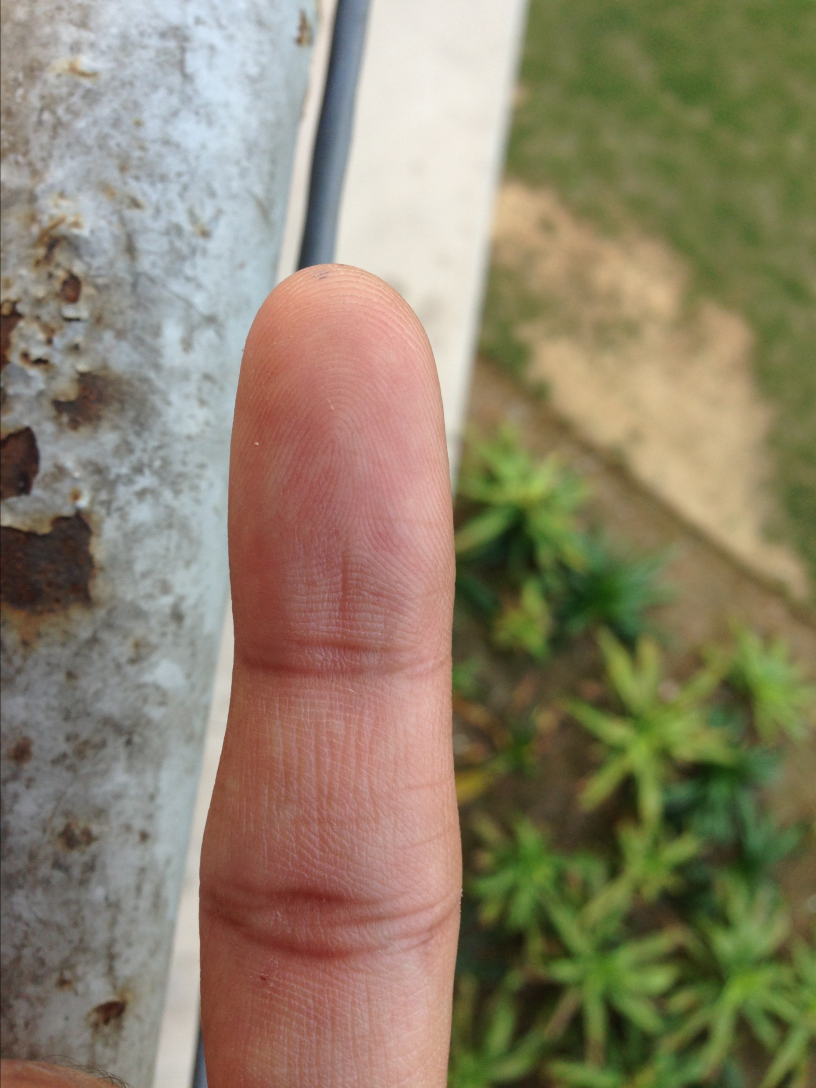
#> input picture data/raw/samples/1_o_1_n_1.jpg, 2448 x 3264 px (shown at 1/3 size)
$ jupyter execute --allow-errors 02_rl_sematic_segmentation_unet297.ipynb   (shell and % lines are left out)   (older library calls are emulated)
#> lines starting #> are read from the running program, lines starting #| are printed output that depends on the picture
# MoBioFP - Semantic Segmentation (U-Net)

## Set Environment Variables

## Import Python Libraries

[cell 1]
import cv2
import os
import math
import imutils
import numpy as np
import matplotlib.pyplot as plt
import matplotlib.patches as patches
import fingerprint_enhancer
import fingerprint_feature_extractor

from rembg import remove
# from google.colab import drive
from keras.models import Model
from keras.layers import (
    Input,
    Conv2D,
    MaxPooling2D,
    concatenate,
    Conv2DTranspose,
    BatchNormalization,
    Activation,
    Dropout,
)

## Global Costants

[cell 2]
DATA_DIR = "../data"
PROCESSED_DIR = DATA_DIR + '/processed'
# IMAGE_PATH = DATA_DIR + '/raw/samples/4_i_1_w_4.jpg'
# IMAGE_PATH = DATA_DIR + '/raw/samples/37_i_1_n_7.jpg'
# IMAGE_PATH = DATA_DIR + '/raw/samples/1_i_1_n_1.jpg'
IMAGE_PATH = DATA_DIR + '/raw/samples/1_o_1_n_1.jpg'
# IMAGE_PATH = DATA_DIR + '/raw/samples/1_i_1_w_1.jpg'
# IMAGE_PATH = DATA_DIR + '/raw/samples/1_o_1_w_1.jpg'
MODELS_DIR = "../models"
MODEL_CHECKPOINT_PATH = MODELS_DIR + "/unet297-v1/arm64/weights/best.h5"

## Define Custom U-Net Model

[cell 3]
# Function to create convolutional block
# [36 lines left out: functions conv_block, encoder_block, decoder_block, not called in this run]

# Function to create U-Net model
def create_unet(input_shape, n_filters=64):
    inputs = Input(shape=input_shape, name="image_input")
    p1, c1 = encoder_block(inputs, n_filters)
    p2, c2 = encoder_block(p1, n_filters * 2)
    p3, c3 = encoder_block(p2, n_filters * 4)
    p4, c4 = encoder_block(p3, n_filters * 8)
    p4 = Dropout(0.5)(p4)
    c5 = conv_block(p4, n_filters * 16)
    c5 = Dropout(0.5)(c5)
    d6 = decoder_block(c5, c4, n_filters * 8)
    d6 = Dropout(0.5)(d6)
    d7 = decoder_block(d6, c3, n_filters * 4)
    d7 = Dropout(0.5)(d7)
    d8 = decoder_block(d7, c2, n_filters * 2)
    d9 = decoder_block(d8, c1, n_filters)
    outputs = Conv2D(filters=1, kernel_size=(1, 1), activation="sigmoid")(d9)
    model = Model(inputs=inputs, outputs=outputs, name="Unet")

    return model

## Load a U-Net pre-trained Model

#> (a cell that did not finish here is left out)

## Read Random Input Image

[cell 5]
image = cv2.imread(IMAGE_PATH)
#> image is the input picture: shape (3264, 2448, 3); mean B, G, R 106.4, 129.7, 140.3
image = cv2.cvtColor(image, cv2.COLOR_BGR2RGB)

plt.figure(figsize=(10, 10))
plt.imshow(image)
plt.title(f'Original image: {IMAGE_PATH}')
plt.axis('off')
plt.show()

## Fingertip Semantic Segmentation

[cell 6]
# Preprocess image
image_resized = cv2.resize(image, (256, 256), interpolation=cv2.INTER_AREA) / 255.0
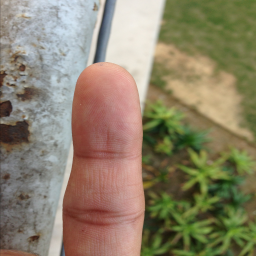
#> image_resized: shape (256, 256, 3) float64; mean R, G, B 0.55, 0.509, 0.417
image_input = np.expand_dims(image_resized, axis=0)

# Predict the mask
#> (the rest of this cell did not finish here and is left out)


$ run again, with data/raw/samples/1_i_1_n_1.jpg copied over data/raw/samples/1_o_1_n_1.jpg
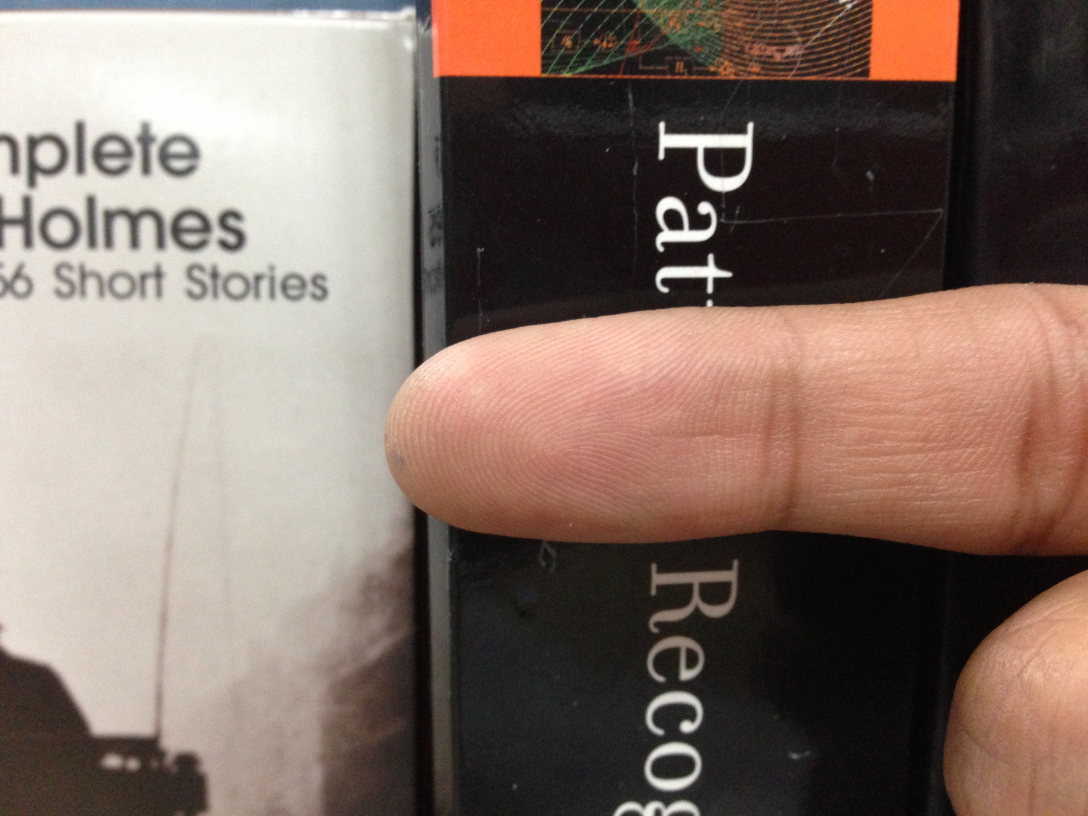
#> input picture data/raw/samples/1_i_1_n_1.jpg, 3264 x 2448 px (shown at 1/3 size)
#> image is the input picture: shape (2448, 3264, 3); mean B, G, R 102.8, 112.5, 131.2
#> `image_resized = cv2.resize(image, (256, 256), interpolation=cv2.INTER_..`:
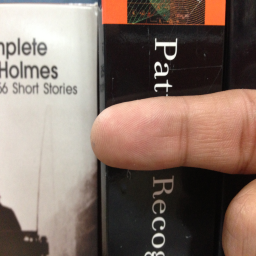
#> image_resized: shape (256, 256, 3) float64; mean R, G, B 0.515, 0.441, 0.403

$ run again, with data/raw/samples/1_i_1_w_1.jpg copied over data/raw/samples/1_o_1_n_1.jpg
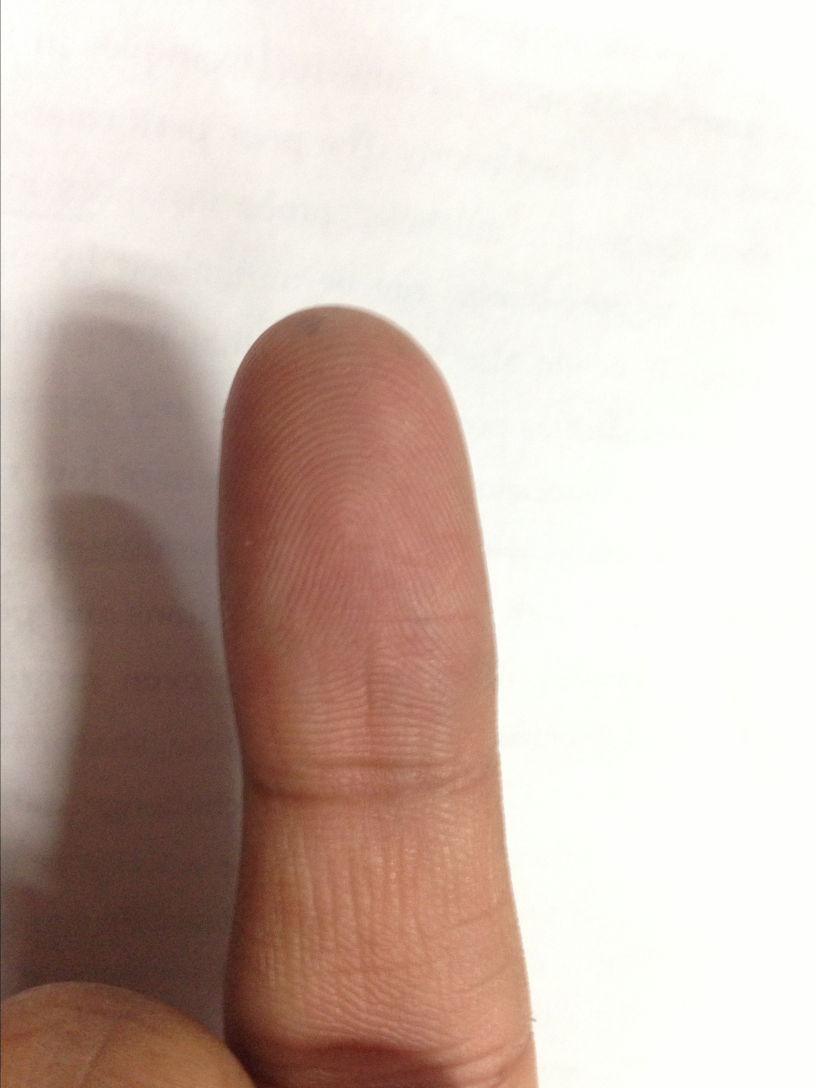
#> input picture data/raw/samples/1_i_1_w_1.jpg, 2448 x 3264 px (shown at 1/3 size)
#> image is the input picture: shape (3264, 2448, 3); mean B, G, R 177.9, 187.5, 206.1
#> `image_resized = cv2.resize(image, (256, 256), interpolation=cv2.INTER_..`:
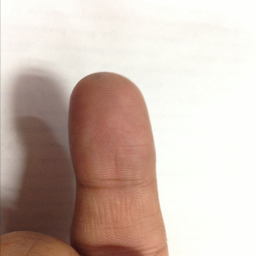
#> image_resized: shape (256, 256, 3) float64; mean R, G, B 0.808, 0.735, 0.698

$ run again, with data/raw/samples/1_o_1_w_1.jpg copied over data/raw/samples/1_o_1_n_1.jpg
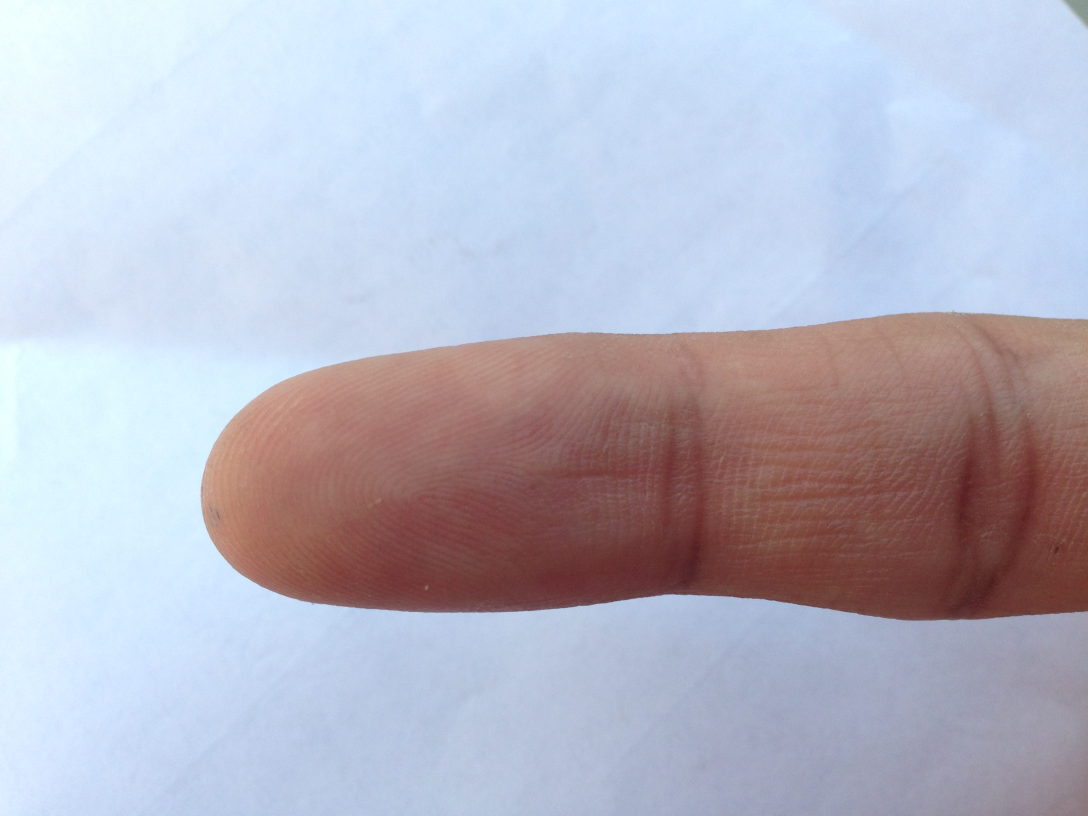
#> input picture data/raw/samples/1_o_1_w_1.jpg, 3264 x 2448 px (shown at 1/3 size)
#> image is the input picture: shape (2448, 3264, 3); mean B, G, R 197.5, 182.9, 182.6
#> `image_resized = cv2.resize(image, (256, 256), interpolation=cv2.INTER_..`:
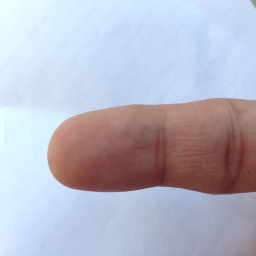
#> image_resized: shape (256, 256, 3) float64; mean R, G, B 0.716, 0.717, 0.774
